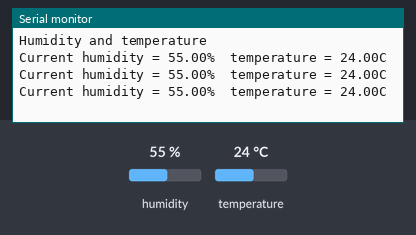
Recording of a sketch running on a simulated ESP8266 (NodeMCU). On the bench: the last lines printed to the serial monitor. Inputs (shaded band) come from the test bench; at power-on: humidity 55 %, temperature 24 °C.

Above: at 1.7 s.
1.8 s: humidity set to 22 %
At 3.0 s:
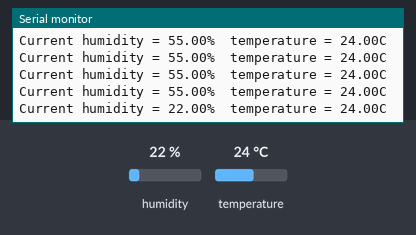
4.5 s: temperature set to 12 °C
At 5.0 s:
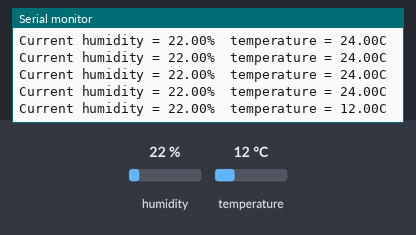
7.2 s: humidity set to 40 %
At 7.2 s:
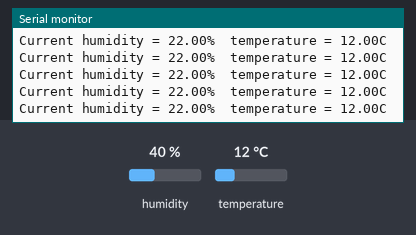
Timing chart, 0 to 10.2 s (numbered marks = the images above; inputs shaded):
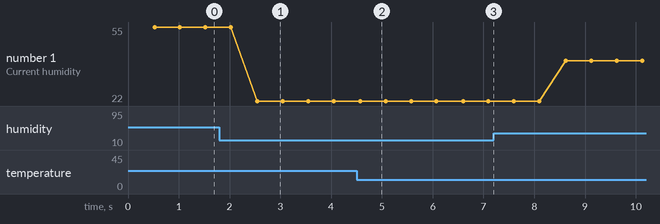

Measured:
- after the input at 1.8 s, the serial monitor: prints a new line after 0.75 s (image 1)
- after the input at 4.5 s, the serial monitor: prints a new line after 0.07 s (image 2)
- plotted number 1: 55 → 22 after the input at 1.8 s, 22 → 40 after the input at 7.2 s

The sketch:

1-DHT_1.ino
```cpp
#include "DHT.h"
#define DHTTYPE DHT11
#define sensorPin D0
DHT dht(sensorPin, DHTTYPE);
void setup(void)
{
  dht.begin();
  Serial.begin(9600);
  Serial.println("Humidity and temperature\n\n");
  delay(500);
}

void loop()
{
    float humidity = dht.readHumidity();
    float temperature = dht.readTemperature();
    Serial.print("Current humidity = ");
    Serial.print(humidity);
    Serial.print("%  ");
    Serial.print("temperature = ");
    Serial.print(temperature);
    Serial.println("C  ");
  	delay(500);
}
```
